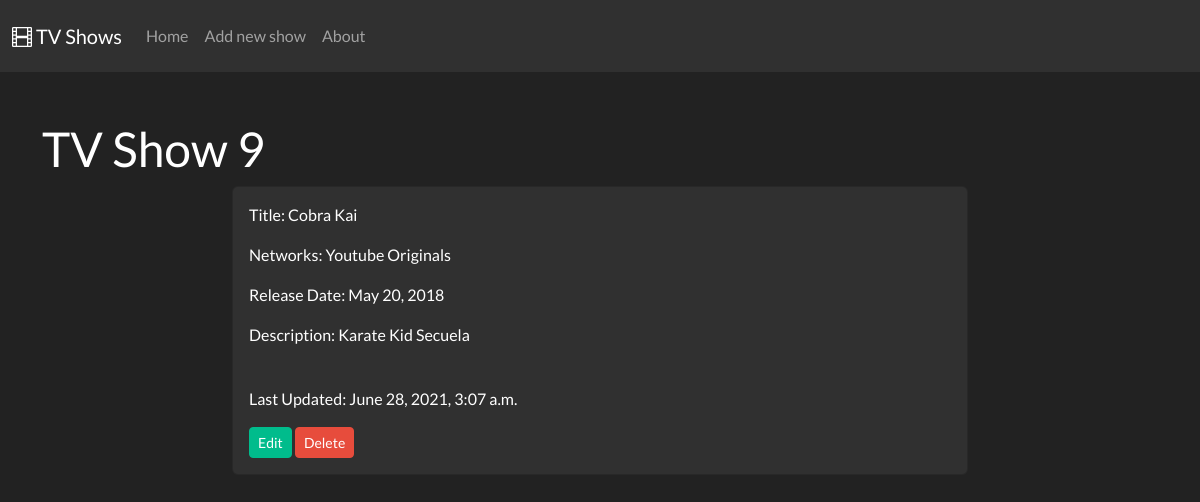
The page /shows/9 on the database its author committed.
### tv_show_app/models.py (models this page shows)
class Show(models.Model):
    title = models.CharField(max_length=100)
    network = models.CharField(max_length=100)
    date = models.DateField(null=True, blank=True)
    desc = models.TextField(blank=True)
    created_at = models.DateTimeField(auto_now_add=True)
    updated_at = models.DateTimeField(auto_now=True)
    objects = ShowManager()

### tv_show_app/views.py (the view)
def view_show(request, number):
    context = {
        'the_show': Show.objects.get(id=number)
    }
    return render(request, 'view_show.html', context)

### tv_show_app/templates/view_show.html
{% extends 'base.html' %}
{% block content %}
    <div class="row">
        <h1>TV Show {{ the_show.id }}</h1>
        <div class="col-8 offset-2">
            <div class="card p-3">
                <p>Title: {{ the_show.title }}</p>
                <p>Networks: {{ the_show.network }}</p>
                <p>Release Date: {{ the_show.date }}</p>
                <p>Description: {{ the_show.desc }}</p>
                <br>
                <p>Last Updated: {{ the_show.updated_at }}</p>
                <div>
                    <a class="btn btn-sm btn-success" href="/shows/{{ the_show.id }}/edit">Edit</a>
                    <a class="btn btn-sm btn-danger" onclick="modalDelete({{the_show.id}})" href="#">Delete</a>
                </div>
            </div>
        </div>
    </div>
{% endblock %}

### rows shown on the page
Show: id "9", title "Cobra Kai", network "Youtube Originals", date "May 20, 2018", desc "Karate Kid Secuela", updated_at "June 28, 2021, 3:07 a.m."
